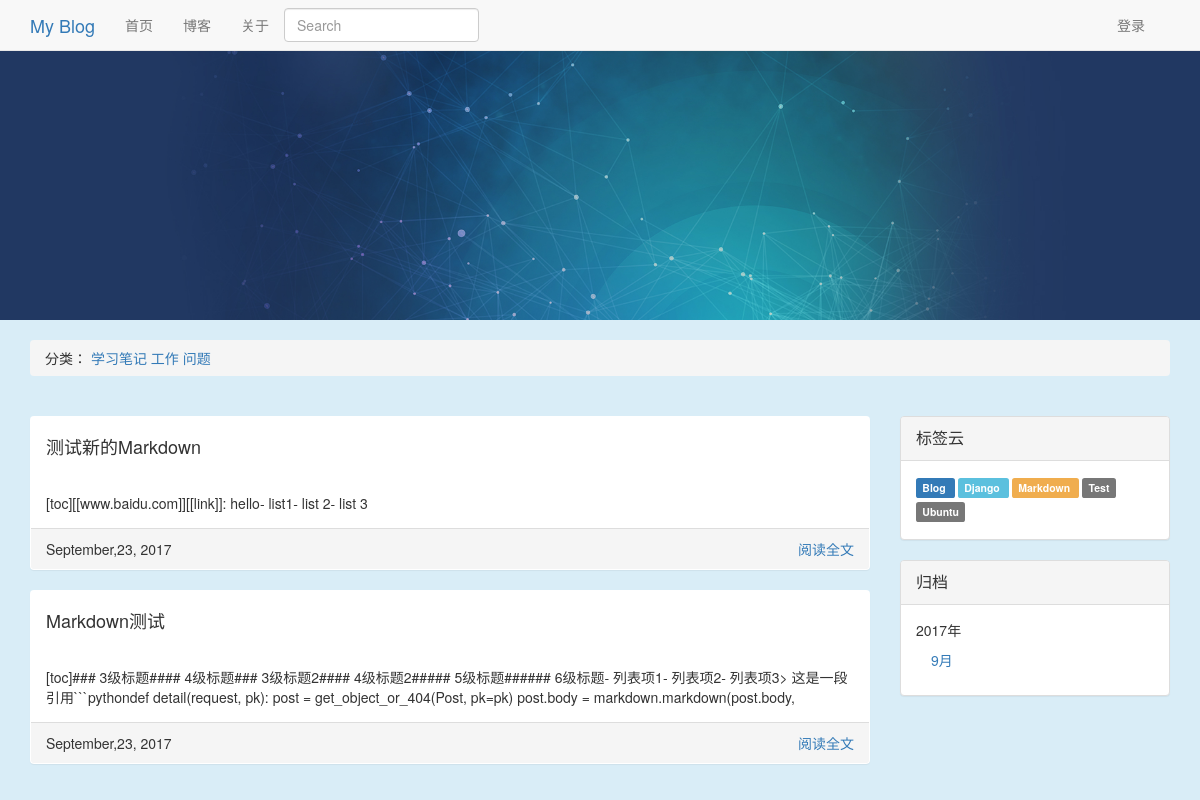
/blog/tag/1/, run on the app's committed database.
### blog/models.py (models this page shows, shortened)
class Category(models.Model):
    name = models.CharField('类名', max_length=20)
    created_time = models.DateTimeField('创建时间', auto_now_add=True)
    last_modified_time = models.DateTimeField('修改时间', auto_now=True)
    def __unicode__(self):
        return self.name

class Article(models.Model):
    STATUS_CHOICES = (
        ('d', 'Draft'),
        ('p', 'Published'),
    )
    objects = ArticleManager()
    title = models.CharField('标题', max_length=70)
    body = models.TextField('正文')
    created_time = models.DateTimeField('创建时间', auto_now_add=True)
    tags = models.ManyToManyField('Tag', verbose_name='标签集合', blank=True)
    last_modified_time = models.DateTimeField('修改时间', auto_now=True)
    status = models.CharField('文章状态', max_length=1, choices=STATUS_CHOICES)
    abstract = models.CharField('摘要', max_length=254, blank=True, null=True,
                                help_text="可选，如若为空将摘取正文的前254个字符")
    views = models.PositiveIntegerField('浏览量', default=0)
    likes = models.PositiveIntegerField('点赞数', default=0)
    topped = models.BooleanField('置顶', default=False)
    category = models.ForeignKey('Category', verbose_name='分类',
                                 null=True,
                                 on_delete=models.SET_NULL)
    class Meta:
        ordering = ['-last_modified_time']

class Tag(models.Model):
    name = models.CharField('标签名', max_length=20)
    created_time = models.DateTimeField('创建时间', auto_now_add=True)
    last_modified_time = models.DateTimeField('修改时间', auto_now=True)
    def __unicode__(self):
        return self.name

### blog/views.py (the view)
# urls.py: url(r'^blog/tag/(?P<tag_id>\d+)/$', TagView.as_view(), name='tag'),
class TagView(ListView):
    template_name = "blog/index.html"
    context_object_name = "article_list"
    def get_queryset(self):
        article_list = Article.objects.filter(tags=self.kwargs['tag_id'], status='p')
        return article_list
    def get_context_data(self, **kwargs):
        kwargs['category_list'] = Category.objects.all().order_by('name')
        kwargs['tag_list'] = Tag.objects.all().order_by('name')
        kwargs['date_archive'] = Article.objects.archive()
        kwargs['color_list'] = ['default', 'info', 'primary', 'warning', 'danger']
        return super(TagView, self).get_context_data(**kwargs)

### blog/models.py (called while the page is built)
    def archive(self):
        data_list = Article.objects.datetimes('created_time', 'month', order='DESC')
        data_dict = defaultdict(list)
        for d in data_list:
            data_dict[d.year].append(d.month)
        return sorted(data_dict.items(), reverse=True)

### templates/blog/index.html (shortened to what this page needs)
{% extends "blog/base.html" %}
{% block left %}
     {% for article in article_list %}
        <div class="panel">
            <div class="panel-heading">
                <div class="panel-title">
                    <h4>{{ article.title }}</h4></div>
            </div>
            <div class="panel-body">
                {{ article.abstract }}
            </div>
            <div class="panel-footer">
               <span>{{ article.last_modified_time | date:"F,j, Y" }}</span>
                <span class="pull-right"><a href="{% url 'article' article.id %}">阅读全文</a></span>
            </div>
        </div>
    {% endfor %}
{% endblock %}

### templates/blog/base.html (shortened to what this page needs)
<!DOCTYPE html>
<html lang="en">
<head>
    {% load staticfiles %}
    <link rel="stylesheet" href="{% static 'blog/css/bootstrap.min2.css' %}">
    <link rel="stylesheet" href="{% static 'blog/css/code.css' %}">
    <link rel="stylesheet" href="{% static 'blog/css/github.css' %}">
</head>
<body class="bg-info">
{% block nav %}
        <nav class="navbar navbar-default navbar-static-top" style="margin-bottom: 0px;">
        <div class="container">
            <div class="nav-header">
                <div class="navbar-brand"><a href="{% url 'index' %}">My Blog</a></div>
            </div>
            <ul class="nav navbar-nav">
                <li><a href="{% url 'index' %}">首页</a></li>
                <li><a href="{% url 'index' %}">博客</a></li>
                <li><a href="{% url 'index' %}">关于</a></li>
            </ul>
            <ul class="nav navbar-nav navbar-right" style="margin-right: 10px;">
                <li><a href="../admin/" class="navbar-link">登录</a></li>
            </ul>
            <form class="navbar-form" action="" method="get">
                <input class="form-control" type="text" name="q" placeholder="Search">
            </form>
            </div>
        </nav>
{% endblock %}
{% block banner %}
        <img class="img-responsive" src="{% static 'blog/img/banner_wide.jpg' %}">
{% endblock %}
{% block breadcrumb %}
    <div class="container" style="margin-top: 20px;">
        <ol class="breadcrumb">
           <span>分类：</span>
            {% for category in category_list %}
                <a href="{% url 'category' category.id %}">{{ category }}</a>
            {% endfor %}
        </ol>
    </div>
{% endblock %}
<div class="container" style="margin-top: 20px;">
    {% block content %}
        <div class="col-md-9" style="padding-left: 0px;">
            {% block left %}{% endblock %}
        </div>
        <div class="col-md-3" style="padding-right: 0px;">
        {% block right %}
            <div class="panel panel-default">
                <div class="panel-heading"><div class="panel-title">标签云</div></div>
                <div class="panel-body">
                    {% for tag in tag_list %}
                        <a class="label label-{{ color_list | random }}" style="line-height: 24px;margin-right: 3px;" href="{% url 'tag' tag.id  %}">
                            {{ tag }}
                        </a>
                    {% endfor %}
                </div>
            </div>
            <div class="panel panel-default">
                <div class="panel-heading"><div class="panel-title">归档</div></div>
                <div class="panel-body">
                    {% for year,month_list in date_archive %}
                        <ul class="nav nav-stacked">
                            {{ year }}年
                             {% for month in month_list %}
                                 <li><a href="{% url 'archive' year month %}">{{ month }}月</a></li>
                             {% endfor %}
                        </ul>
                    {% endfor %}
                </div>
            </div>
        {% endblock %}
        </div>
    {% endblock %}
</div>
</body>
</html>

### data on the page
Category: name "学习笔记"
Category: name "工作"
Category: name "问题"
Article: title "测试新的Markdown", abstract "[toc][[www.baidu.com]][[link]]: hello- list1- list 2- list 3", last_modified_time "September,23, 2017"
Article: title "Markdown测试", abstract "[toc]### 3级标题#### 4级标题### 3级标题2#### 4级标题2##### 5级标题###### 6级标题- 列表项1- 列表项2- 列表项3> 这是一段引用```pythondef detail(request, pk): post = get_object_or_404(Post, pk=pk) post.body = markdown.markdown(post.body,", last_modified_time "September,23, 2017"
Tag: name "Blog"
Tag: name "Django"
Tag: name "Markdown"
Tag: name "Test"
Tag: name "Ubuntu"

### other printed values
{{ year }} "2017"
{{ month }} "9"
